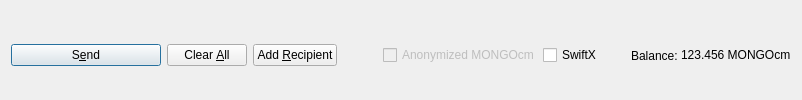
         <widget class="QFrame" name="frame_Send">
          <layout class="QHBoxLayout" name="horizontalLayout">
           <property name="bottomMargin">
            <number>0</number>
           </property>
           <item>
            <widget class="QPushButton" name="sendButton">
             <property name="minimumSize">
              <size>
               <width>150</width>
               <height>0</height>
              </size>
             </property>
             <property name="toolTip">
              <string>Confirm the send action</string>
             </property>
             <property name="text">
              <string>S&amp;end</string>
             </property>
             <property name="icon">
              <iconset resource="../mongocm.qrc">
               <normaloff>:/icons/send</normaloff>:/icons/send</iconset>
             </property>
             <property name="autoDefault">
              <bool>false</bool>
             </property>
             <property name="default">
              <bool>true</bool>
             </property>
            </widget>
           </item>
           <item>
            <widget class="QPushButton" name="clearButton">
             <property name="sizePolicy">
              <sizepolicy hsizetype="Minimum" vsizetype="Fixed">
               <horstretch>0</horstretch>
               <verstretch>0</verstretch>
              </sizepolicy>
             </property>
             <property name="toolTip">
              <string>Clear all fields of the form.</string>
             </property>
             <property name="text">
              <string>Clear &amp;All</string>
             </property>
             <property name="icon">
              <iconset resource="../mongocm.qrc">
               <normaloff>:/icons/remove</normaloff>:/icons/remove</iconset>
             </property>
             <property name="autoDefault">
              <bool>false</bool>
             </property>
            </widget>
           </item>
           <item>
            <widget class="QPushButton" name="addButton">
             <property name="toolTip">
              <string>Send to multiple recipients at once</string>
             </property>
             <property name="text">
              <string>Add &amp;Recipient</string>
             </property>
             <property name="icon">
              <iconset resource="../mongocm.qrc">
               <normaloff>:/icons/add</normaloff>:/icons/add</iconset>
             </property>
             <property name="autoDefault">
              <bool>false</bool>
             </property>
            </widget>
           </item>
           <item>
            <spacer name="horizontalSpacer">
             <property name="orientation">
              <enum>Qt::Horizontal</enum>
             </property>
             <property name="sizeHint" stdset="0">
              <size>
               <width>40</width>
               <height>20</height>
              </size>
             </property>
            </spacer>
           </item>
           <item>
            <layout class="QHBoxLayout" name="horizontalLayout_2">
             <property name="spacing">
              <number>3</number>
             </property>
             <item>
              <widget class="QCheckBox" name="checkzMONGOCM">
               <property name="enabled">
                <bool>false</bool>
               </property>
               <property name="text">
                <string>Anonymized MONGOcm</string>
               </property>
              </widget>
             </item>
             <item>
              <widget class="QCheckBox" name="checkSwiftTX">
               <property name="enabled">
                <bool>true</bool>
               </property>
               <property name="minimumSize">
                <size>
                 <width>85</width>
                 <height>0</height>
                </size>
               </property>
               <property name="text">
                <string>SwiftX</string>
               </property>
              </widget>
             </item>
             <item>
              <widget class="QLabel" name="label">
               <property name="text">
                <string>Balance:</string>
               </property>
              </widget>
             </item>
             <item>
              <widget class="QLabel" name="labelBalance">
               <property name="sizePolicy">
                <sizepolicy hsizetype="Preferred" vsizetype="Fixed">
                 <horstretch>0</horstretch>
                 <verstretch>0</verstretch>
                </sizepolicy>
               </property>
               <property name="cursor">
                <cursorShape>IBeamCursor</cursorShape>
               </property>
               <property name="text">
                <string notr="true">123.456 MONGOcm</string>
               </property>
               <property name="textInteractionFlags">
                <set>Qt::LinksAccessibleByMouse|Qt::TextSelectableByKeyboard|Qt::TextSelectableByMouse</set>
               </property>
              </widget>
             </item>
            </layout>
           </item>
          </layout>
         </widget>
